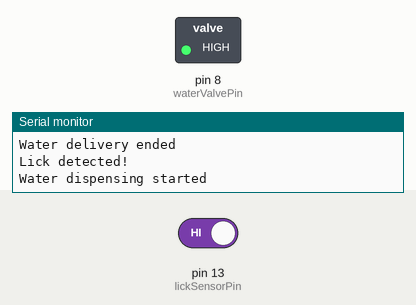
Simulated run of this sketch. Board: Arduino Uno, built with avr-gcc and run on an emulated ATmega328P. Parts: switched loads named in the sketch (green lamp = pin HIGH), the last lines printed to the serial monitor. The test bench sets the inputs (shaded band); at power-on: pin 13 (lickSensorPin) HIGH.

Above: at 4.8 s.
4.9 s: pin 13 (lickSensorPin) driven LOW
At 6.4 s:
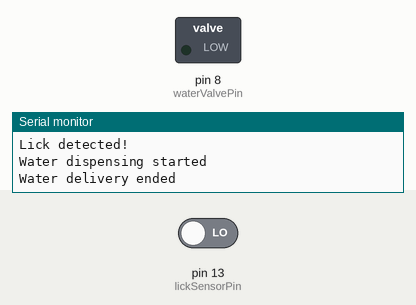
7.6 s: pin 13 (lickSensorPin) driven HIGH
At 8.8 s:
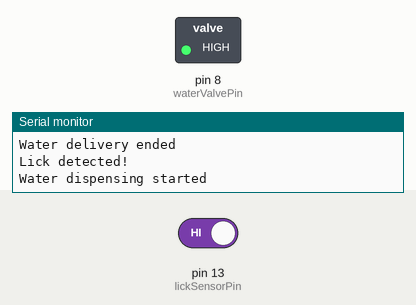
Timing chart, 0 to 10.6 s (numbered marks = the images above; inputs shaded):
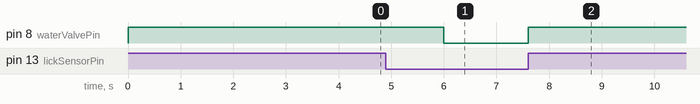

Measured:
- after the input at 4.9 s, pin 8 (waterValvePin): HIGH → LOW after 1.1 s
- after the input at 7.6 s, pin 8 (waterValvePin): LOW → HIGH at once

The sketch:

lickport_test.ino
```cpp
// ==============================================================
// Lick Port System - Test Code
// ==============================================================

/*
* Detects licks and delivers water as reward : Tactile stimulation → Opens the valve for 2 seconds
* This is a prototype; the code should be adapted according to the specific task and desired data.
*/

const int waterValvePin = 8;     // Digital pin controlling water valve
const int lickSensorPin = 13;    // Input pin for lick sensor

byte LickState = LOW;            // State of lick sensor without touch - can be HIGH depending on capacitive sensor type

// Time parameters
const unsigned long waterDuration = 2000;   // Duration to open water valve (ms) => adjust based on desired water amount

unsigned long lastLickTime = 0;          // Last time a lick was detected
unsigned long timerStart = 0;            // Start time for water delivery
unsigned long currentStateChangeTime = 0; // Time when state last changed
unsigned long lastActivityTime = 0;      // Last time any activity occurred

unsigned long waterStartTime = 0;        // Start time for water valve opening
unsigned long waterEndTime = 0;          // End time for water valve opening

// State machine variables
enum class WaterState : uint8_t {WAITING, DISPENSING}; // Define possible water supply states
WaterState currentWaterState = WaterState::WAITING;

unsigned long lickTime[100];  // Array to store lick timestamps (fixed size)
unsigned long waterTime[100]; // Array to store water delivery timestamps

int lickEventCount = 0;       // Counter for number of licks
int waterEventCount = 0;      // Counter for number of water deliveries

// Setup: initialize pins and arrays
void setup() {
    Serial.begin(9600);

    pinMode(waterValvePin, OUTPUT);
    pinMode(lickSensorPin, INPUT_PULLUP);

    // Initialize event counters
    memset(lickTime, 0, sizeof(lickTime));
    memset(waterTime, 0, sizeof(waterTime));

    // Reset state machine
    currentWaterState = WaterState::WAITING;
    lastActivityTime = millis();
}

// Main loop: handle lick detection and water delivery
void loop() {
    unsigned long currentTime = millis();

    switch(currentWaterState) {
        case WaterState::WAITING:
            // Check if a lick occurred
            if(digitalRead(lickSensorPin) == HIGH && ((currentTime - lastLickTime >= 50) || lickEventCount == 0)) {
                // HIGH = lick detected
                lastLickTime = currentTime;

                lickTime[lickEventCount] = currentTime;
                lickEventCount++;

                Serial.println("Lick detected!");

                currentStateChangeTime = currentTime;
                currentWaterState = WaterState::DISPENSING; // Change state to DISPENSING

                waterStartTime = currentTime;
                digitalWrite(waterValvePin, HIGH); // Open valve
                waterTime[waterEventCount] = currentTime;
                waterEventCount++;
                Serial.println("Water dispensing started");
            }
            break;

        case WaterState::DISPENSING:
            // Close the valve after the set duration
            if(currentTime - waterStartTime >= waterDuration) {
                digitalWrite(waterValvePin, LOW); // Close valve
                waterEndTime = currentTime;
                Serial.println("Water delivery ended");
                currentWaterState = WaterState::WAITING; // Go back to waiting
            }
            break;
    }
}
```
